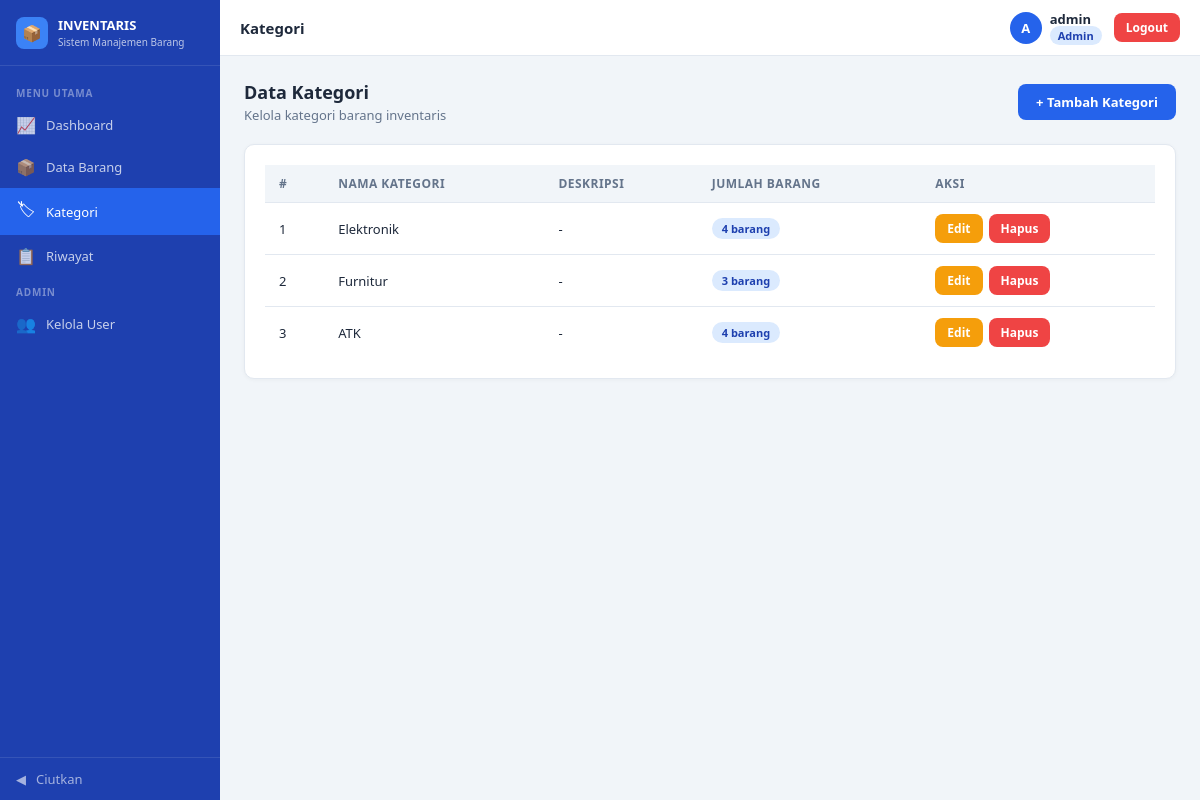
The app's page /admin/kategori.php (signed in) with its own data.
### tables this page shows
CREATE TABLE `kategori` (
  `id_kategori` int(11) NOT NULL,
  `nama_kategori` varchar(100) NOT NULL,
  `deskripsi` text DEFAULT NULL
);

### admin/kategori.php (the view, shortened to what this page needs)
<?php
require_once "../config/db.php";
$sql = "SELECT kategori.*, COUNT(barang.id_barang) AS total_barang FROM kategori LEFT JOIN barang ON kategori.id_kategori = barang.id_kategori GROUP BY kategori.id_kategori ORDER BY kategori.id_kategori ASC";
$result = $conn->query($sql);
?>
<!DOCTYPE html>
<html lang="id">
<head>
    <link rel="stylesheet" href="assets/style.css">
</head>
<body>
<div class="sidebar" id="sidebar">
    <div class="sidebar-brand">
        <div class="brand-icon">&#128230;</div>
        <div class="brand-text">INVENTARIS<span>Sistem Manajemen Barang</span></div>
    </div>
    <nav class="sidebar-nav">
        <div class="nav-section-title">Menu Utama</div>
        <a href="dashboard.php" class="nav-item"><span class="nav-icon">&#128200;</span><span class="nav-label">Dashboard</span></a>
        <a href="barang.php" class="nav-item"><span class="nav-icon">&#128230;</span><span class="nav-label">Data Barang</span></a>
        <a href="kategori.php" class="nav-item active"><span class="nav-icon">&#127991;</span><span class="nav-label">Kategori</span></a>
        <a href="riwayat.php" class="nav-item"><span class="nav-icon">&#128203;</span><span class="nav-label">Riwayat</span></a>
        <div class="nav-section-title">Admin</div>
        <a href="user.php" class="nav-item"><span class="nav-icon">&#128101;</span><span class="nav-label">Kelola User</span></a>
    </nav>
    <div class="sidebar-toggle" onclick="toggleSidebar()">
        <span class="nav-icon" id="toggleIcon">&#9664;</span>
        <span class="nav-label">Ciutkan</span>
    </div>
</div>
<div class="header" id="mainHeader">
    <div class="header-title">Kategori</div>
    <div class="header-right">
        <div class="user-info">
            <div class="user-avatar"><?php echo strtoupper(substr($_SESSION['user'], 0, 1)); ?></div>
            <div class="user-detail">
                <div class="user-name"><?php echo $_SESSION['user']; ?></div>
                <div class="user-role">
                    <span class="badge-role <?php echo $_SESSION['role']; ?>"><?php echo ucfirst($_SESSION['role']); ?></span>
                </div>
            </div>
        </div>
        <a href="login.php" class="btn btn-danger btn-sm">Logout</a>
    </div>
</div>
<div class="main-content" id="mainContent">
    <div class="page-header">
        <div>
            <h2>Data Kategori</h2>
            <p>Kelola kategori barang inventaris</p>
        </div>
        <a href="kategori-tambah.php" class="btn btn-primary">+ Tambah Kategori</a>
    </div>
    <div class="card">
        <div class="table-wrapper">
            <table>
                <thead>
                    <tr>
                        <th>#</th>
                        <th>Nama Kategori</th>
                        <th>Deskripsi</th>
                        <th>Jumlah Barang</th>
                        <th>Aksi</th>
                    </tr>
                </thead>
                <tbody>
                    <?php if($result->num_rows > 0){ ?>
                        <?php while($kategori = $result->fetch_assoc()){ ?>
                        <tr>
                            <td>
                                <?php echo $kategori['id_kategori']; ?>
                            </td>
                            <td>
                                <?php echo $kategori['nama_kategori']; ?>
                            </td>
                            <td>
                                <?php
                                if (!empty($kategori['deskripsi'])){
                                    echo $kategori['deskripsi'];
                                }else{
                                    echo "-";
                                }
                                ?>
                            </td>
                            <td>
                                <span class="badge badge-info">
                                    <?php echo $kategori['total_barang']; ?>
                                    barang
                                </span>
                            </td>
                            <td>
                                <div class="action-btns">
                                    <a href="kategori-edit.php?id=<?php echo $kategori['id_kategori']; ?>" class="btn btn-warning btn-sm">
                                        Edit
                                    </a>
                                    <a href="../scripts/hapuskategori.php?id=<?php echo $kategori['id_kategori']; ?>" class="btn btn-danger btn-sm" onclick="return confirm('Yakin hapus kategori ini?')">
                                        Hapus
                                    </a>
                                </div>
                            </td>
                        </tr>
                        <?php } ?>
                    <?php } ?>
                </tbody>
            </table>
        </div>
    </div>
</div>
</body>
</html>

### records on screen
kategori: id_kategori "1", nama_kategori "Elektronik", total_barang "4"
kategori: id_kategori "2", nama_kategori "Furnitur", total_barang "3"
kategori: id_kategori "3", nama_kategori "ATK", total_barang "4"

### other values on screen
substr($_SESSION['user'], 0, 1) "A"
$_SESSION['user'] "admin"
$_SESSION['role'] "Admin"
